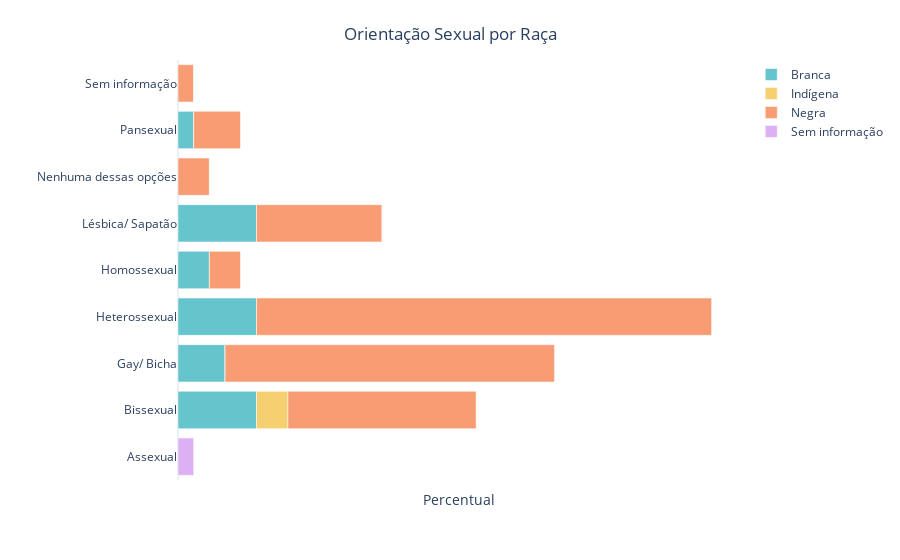

Here is the notebook cell this chart was saved with:
### Code cell
fig1 = orient_raca.plot(kind='barh',template='plotly_white',
              labels = dict(orientsex='', value='Percentual', raca=''),
              color_discrete_sequence=px.colors.qualitative.Pastel)

fig1.update_xaxes(showticklabels=False)


fig1.update_xaxes( showgrid=False, gridwidth=1, gridcolor='lightgray',
showline=False, linewidth=1, linecolor='black')
fig1.update_yaxes(showgrid=False, gridwidth=1, gridcolor='lightgray',
showline=False, linewidth=1, linecolor='black')

fig1.update_layout(title={
    'text' : 'Orientação Sexual por Raça',
    'y': 0.95,
    'x': 0.5
})

fig1.show()

### Figure 1 — Plotly figure (JSON) as saved in the notebook; plotly's stock layout.template omitted (floating-point values rounded to 4 significant figures)
{"data": [{"alignmentgroup": "True", "hovertemplate": "=%{y}<br>Percentual=%{x}<extra></extra>", "legendgroup": "Branca", "marker": {"color": "rgb(102, 197, 204)", "pattern": {"shape": ""}}, "name": "Branca", "offsetgroup": "Branca", "orientation": "h", "showlegend": true, "textposition": "auto", "type": "bar", "x": [0, 5, 3, 5, 2, 5, 0, 1, 0], "xaxis": "x", "y": ["Assexual", "Bissexual", "Gay/ Bicha", "Heterossexual", "Homossexual", "Lésbica/ Sapatão", "Nenhuma dessas opções", "Pansexual", "Sem informação"], "yaxis": "y"}, {"alignmentgroup": "True", "hovertemplate": "=%{y}<br>Percentual=%{x}<extra></extra>", "legendgroup": "Indígena", "marker": {"color": "rgb(246, 207, 113)", "pattern": {"shape": ""}}, "name": "Indígena", "offsetgroup": "Indígena", "orientation": "h", "showlegend": true, "textposition": "auto", "type": "bar", "x": [0, 2, 0, 0, 0, 0, 0, 0, 0], "xaxis": "x", "y": ["Assexual", "Bissexual", "Gay/ Bicha", "Heterossexual", "Homossexual", "Lésbica/ Sapatão", "Nenhuma dessas opções", "Pansexual", "Sem informação"], "yaxis": "y"}, {"alignmentgroup": "True", "hovertemplate": "=%{y}<br>Percentual=%{x}<extra></extra>", "legendgroup": "Negra", "marker": {"color": "rgb(248, 156, 116)", "pattern": {"shape": ""}}, "name": "Negra", "offsetgroup": "Negra", "orientation": "h", "showlegend": true, "textposition": "auto", "type": "bar", "x": [0, 12, 21, 29, 2, 8, 2, 3, 1], "xaxis": "x", "y": ["Assexual", "Bissexual", "Gay/ Bicha", "Heterossexual", "Homossexual", "Lésbica/ Sapatão", "Nenhuma dessas opções", "Pansexual", "Sem informação"], "yaxis": "y"}, {"alignmentgroup": "True", "hovertemplate": "=%{y}<br>Percentual=%{x}<extra></extra>", "legendgroup": "Sem informação", "marker": {"color": "rgb(220, 176, 242)", "pattern": {"shape": ""}}, "name": "Sem informação", "offsetgroup": "Sem informação", "orientation": "h", "showlegend": true, "textposition": "auto", "type": "bar", "x": [1, 0, 0, 0, 0, 0, 0, 0, 0], "xaxis": "x", "y": ["Assexual", "Bissexual", "Gay/ Bicha", "Heterossexual", "Homossexual", "Lésbica/ Sapatão", "Nenhuma dessas opções", "Pansexual", "Sem informação"], "yaxis": "y"}], "layout": {"barmode": "relative", "legend": {"title": {"text": ""}, "tracegroupgap": 0}, "margin": {"t": 60}, "title": {"text": "Orientação Sexual por Raça", "x": 0.5, "y": 0.95}, "xaxis": {"anchor": "y", "domain": [0, 1], "gridcolor": "lightgray", "gridwidth": 1, "linecolor": "black", "linewidth": 1, "showgrid": false, "showline": false, "showticklabels": false, "title": {"text": "Percentual"}}, "yaxis": {"anchor": "x", "domain": [0, 1], "gridcolor": "lightgray", "gridwidth": 1, "linecolor": "black", "linewidth": 1, "showgrid": false, "showline": false, "title": {"text": ""}}}}
